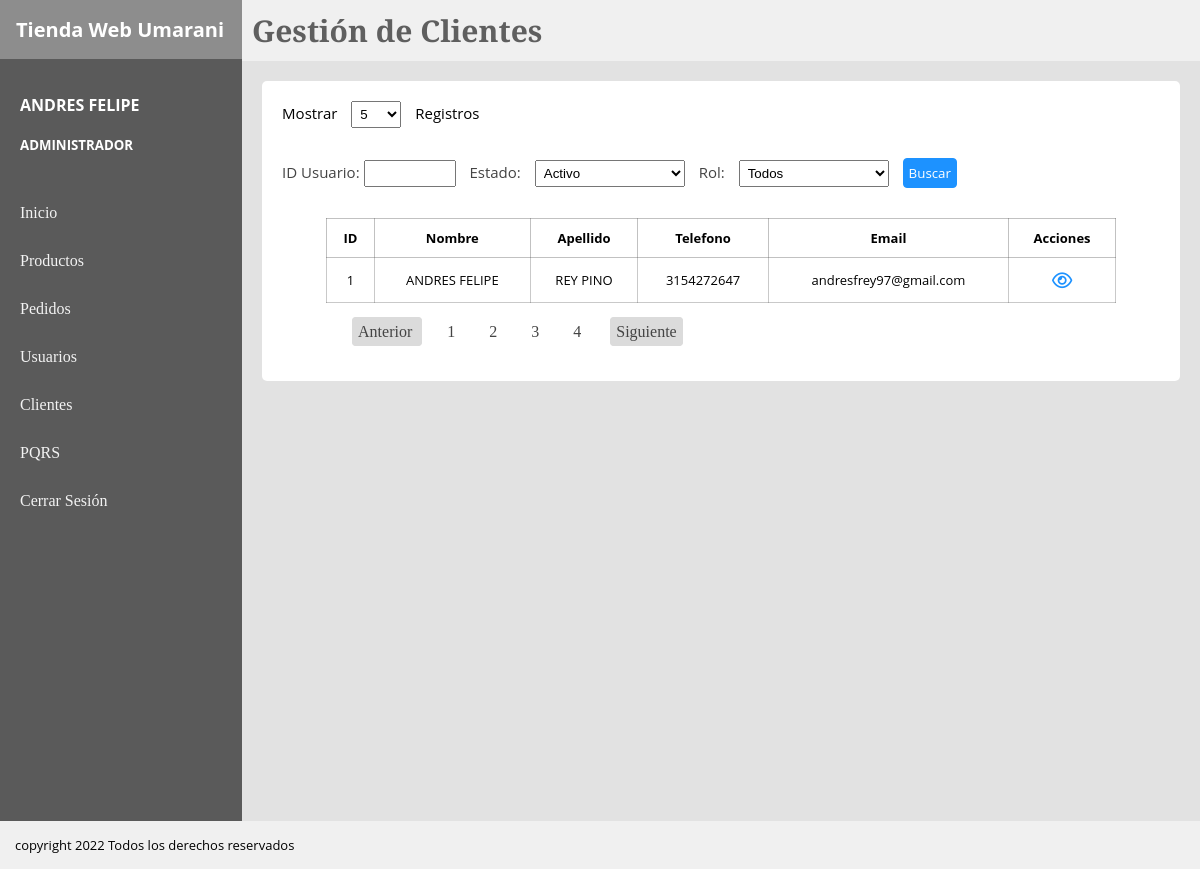
Page /View/adminClientes.php (signed in) on the earlier database version.
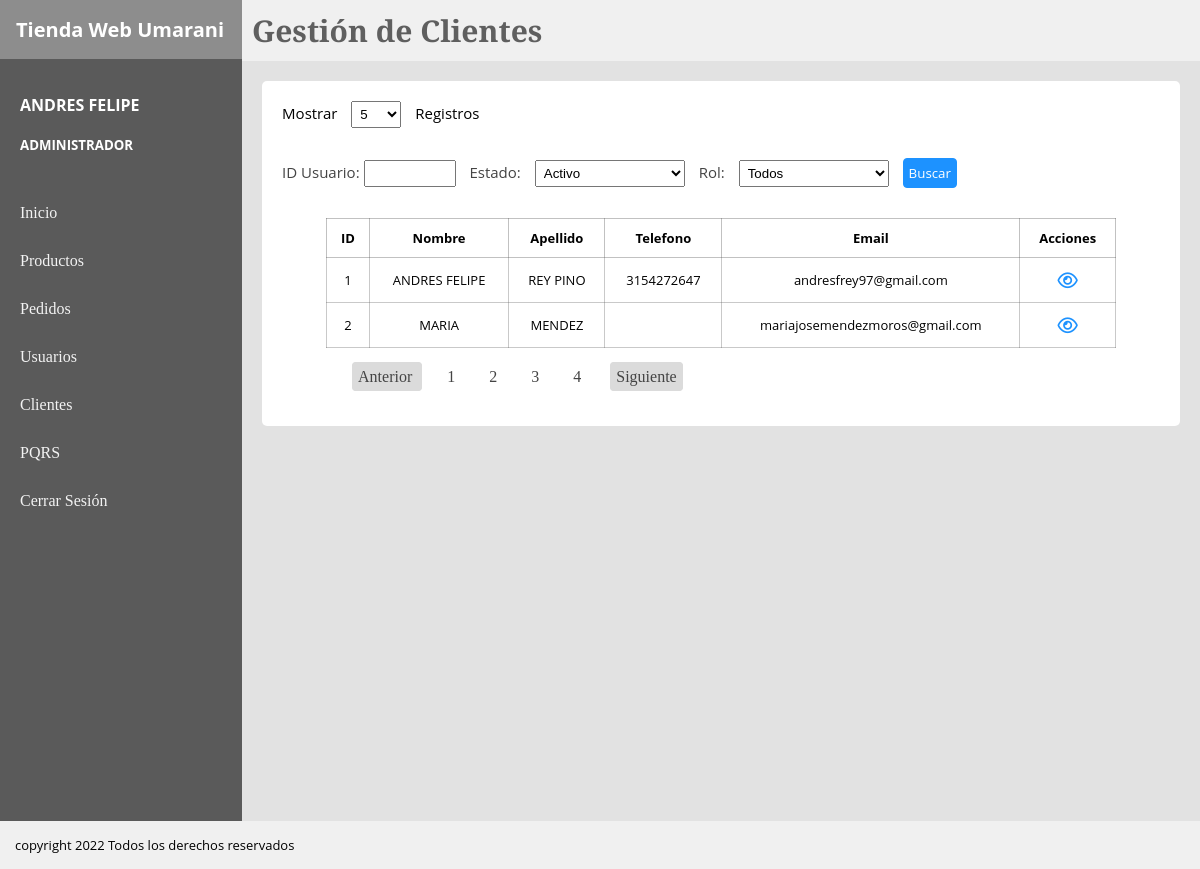
Same page on the later database version.
### tables this page shows
CREATE TABLE `cliente` (
  `clienteId` int(11) NOT NULL AUTO_INCREMENT,
  `clienteNombre` varchar(50) NOT NULL,
  `clienteApellido` varchar(50) NOT NULL,
  `clienteTelefono` varchar(10) NOT NULL,
  `clienteEmail` varchar(150) NOT NULL,
  `clienteContraseña` varchar(10) NOT NULL,
  PRIMARY KEY (`clienteId`)
);

### View/adminClientes.php (the view, shortened to what this page needs)
<?php
    $conexion = mysqli_connect("localhost","root","","proyecto")
    or die ("problemas con la conexion");
?>
<!DOCTYPE html>
<html lang="en">
<head>
</head>
<body>
<link rel="stylesheet" href="../CSS/tiendaEstilos.css">
    <div class="padre">
        <div class="board">
            <div class="titulo">
                <h1>Tienda Web Umarani</h1>
            </div>
            <div class="usuario">
                <h4><?php echo $_SESSION['nombre'] ." ".  $_SESSION['apellido']; ?></h4>
                <h5><?php echo $_SESSION['rol']; ?></h5>
            </div>
            <nav class="secciones">
                <a href="">Inicio</a>
                <a href="../View/Productos.php">Productos</a>
                <a href="../View/pedidos.php">Pedidos</a>
                <a href="../View/Usuarios.php">Usuarios</a>
                <a href="../View/adminClientes.php">Clientes</a>
                <a href="../View/PQRS.php">PQRS</a>
                <a href="../Controller/cerrarSesion.php">Cerrar Sesión</a>
            </nav>
        </div>
        <div class="content">
        <header class="header">
            <h1>Gestión de Clientes</h1>
        </header>
        <section class="section">
            <div class="container">
                <div class="registros">
                 <p> Mostrar  <select name="" id="">
                    <option value="">5</option>
               </select>  Registros </p>
                </div>
                <div class="filtros" >
                    <form action="">
                        <label for="id">ID Usuario: </label>
                        <input name="id" type="text" class="idpedido">
                        <label for=""> Estado: </label>
                        <select name="" id="">Estado
                            <option value="">Activo</option>
                        </select>
                        <label for=""> Rol: </label>
                        <select name="" id="">Estado
                            <option value="">Todos</option>
                        </select>
                        <input class="searchButton" type="button" value="Buscar">
                    </form>
                </div>
                <table>
                    <tr>
                        <th>ID</th>
                        <th>Nombre</th>
                        <th>Apellido</th>
                        <th>Telefono</th>
                        <th>Email</th>
                        <th>Acciones</th>
                    </tr>
                     <?php
                        $regClientes = mysqli_query($conexion, "select clienteId,clienteNombre,clienteApellido,clienteTelefono,clienteEmail
                        from cliente")
                        or die ("problemas en el select" . mysqli_error($conexion));
                        while($reg = mysqli_fetch_array($regClientes)){
                     ?>
                    <tr class="información" >
                        <td> <?php echo $reg['clienteId']   ?> </td>
                        <td> <?php echo $reg['clienteNombre']   ?></td>
                        <td> <?php echo $reg['clienteApellido']   ?></td>
                        <td> <?php echo $reg['clienteTelefono']   ?></td>
                        <td> <?php echo $reg['clienteEmail']   ?></td>
                        <td>
                            <a class="detail" href="#"><i class="far fa-eye"></i></a>
                        </td>
                        <?php
                        }
                     ?>
                </table>
                <nav class="paginacion">
                <a class="prev-next" href="#">Anterior </a>
                <a href="#">1</a>
                <a href="#">2</a>
                <a href="#">3</a>
                <a href="#">4</a>
                <a class="prev-next" href="#"> Siguiente</a>
                </nav>
            </div>
        </section>
        </div>
    </div>
    <footer class="footer">
        <p>copyright 2022 Todos los derechos reservados</p>
    </footer>
</body>
</html>

Differences in the rows shown:
added cliente: clienteId "2", clienteNombre "MARIA", clienteApellido "MENDEZ", clienteEmail "mariajosemendezmoros@gmail.com"
